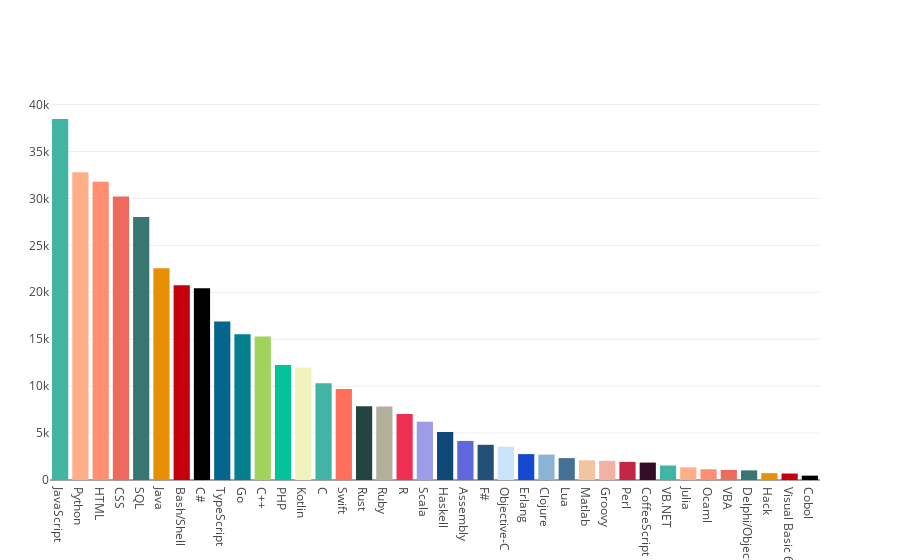

Notebook cell for this chart:
### Markdown cell above
### Languages developers desire to learn/work

### Code cell
horizontarBar(data["LanguageDesireNextYear"].dropna(),'v')

### Figure 1 — Plotly figure (JSON) as saved in the notebook; plotly's stock layout.template omitted (floating-point values rounded to 4 significant figures)
{"data": [{"marker": {"color": ["#41B5A3", "#FFAF87", "#FF8E72", "#ED6A5E", "#377771", "#E89005", "#C6000D", "#000000", "#05668D", "#028090", "#9FD35C", "#02C39A", "#F0F3BD", "#41B5A3", "#FF6F59", "#254441", "#B2B09B", "#EF3054", "#9D9CE8", "#0F4777", "#5F67DD", "#235077", "#CCE4F9", "#1748D1", "#8BB3D6", "#467196", "#F2C4A2", "#F2B1A4", "#C42746", "#330C25", "#41B5A3", "#FFAF87", "#FF8E72", "#ED6A5E", "#377771", "#E89005", "#C6000D", "#000000", "#05668D", "#028090", "#9FD35C", "#02C39A", "#F0F3BD", "#41B5A3", "#FF6F59", "#254441", "#B2B09B", "#EF3054", "#9D9CE8", "#0F4777", "#5F67DD", "#235077", "#CCE4F9", "#1748D1", "#8BB3D6", "#467196", "#F2C4A2", "#F2B1A4", "#C42746", "#330C25"]}, "orientation": "v", "type": "bar", "x": ["JavaScript", "Python", "HTML", "CSS", "SQL", "Java", "Bash/Shell", "C#", "TypeScript", "Go", "C++", "PHP", "Kotlin", "C", "Swift", "Rust", "Ruby", "R", "Scala", "Haskell", "Assembly", "F#", "Objective-C", "Erlang", "Clojure", "Lua", "Matlab", "Groovy", "Perl", "CoffeeScript", "VB.NET", "Julia", "Ocaml", "VBA", "Delphi/Object Pascal", "Hack", "Visual Basic 6", "Cobol"], "y": [38464, 32794, 31788, 30198, 28010, 22555, 20750, 20418, 16895, 15528, 15288, 12243, 11991, 10315, 9707, 7856, 7823, 7040, 6218, 5116, 4164, 3751, 3548, 2759, 2709, 2335, 2104, 2044, 1928, 1855, 1545, 1353, 1142, 1066, 1025, 729, 689, 463]}], "layout": {"margin": {"l": 50}}}
